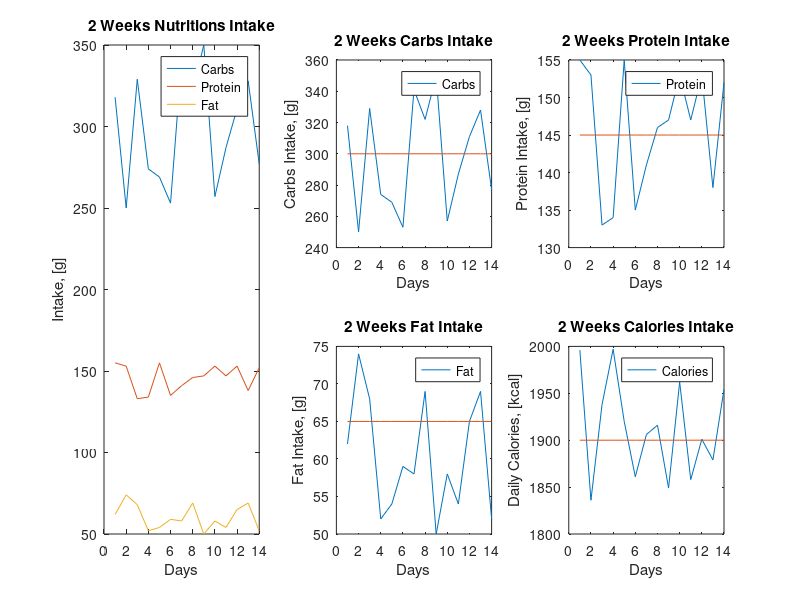

The MATLAB source for this figure: (Note: this script raises an error after producing the figure.)
clc, clear, close all

%% Initial data
% Data
days = 1:14;
nutrientsForTwoWeeks = [randi([250 350], size(days)); % Carbs
    randi([130 160], size(days));                     % Protein
    randi([50 80], size(days));                       % Fat
    randi([1800 2000], size(days))];                  % Calories

% Base Lines
carbsBaseLine = linspace(300, 300, length(days));
proteinBaseLine = linspace(145, 145, length(days));
fatBaseLine = linspace(65, 65, length(days));
caloriesBaseLine = linspace(1900, 1900, length(days));

%% All data in a single subplot
allAx = subplot(2, 3, [1 4]);
plot(days, nutrientsForTwoWeeks(1, :));

hold on
plot(days, nutrientsForTwoWeeks(2, :))
plot(days, nutrientsForTwoWeeks(3, :))
hold off

allXLabel = xlabel('Days');
allYLabel = ylabel('Intake, [g]');
allTitle = title('2 Weeks Nutritions Intake');
allLegend = legend({'Carbs', 'Protein', 'Fat'});

%% Carbs - Second Subplot
carbsAx = subplot(2, 3, 2);
plot(days, nutrientsForTwoWeeks(1, :))
hold on
plot(days, carbsBaseLine)
hold off

carbsXLabel = xlabel('Days');
carbsYLabel = ylabel('Carbs Intake, [g]');
carbsTitle = title('2 Weeks Carbs Intake');
carbsLegend = legend('Carbs');

%% Protein - Third Subplot
proteinAx = subplot(2, 3, 3);
plot(days, nutrientsForTwoWeeks(2, :))
hold on
plot(days, proteinBaseLine)
hold off

proteinXLabel = xlabel('Days');
proteinYLabel = ylabel('Protein Intake, [g]');
proteinTitle = title('2 Weeks Protein Intake');
proteinLegend = legend('Protein');

%% Fat - Fourth Subplot
fatAx = subplot(2, 3, 5);
plot(days, nutrientsForTwoWeeks(3, :))
hold on
plot(days, fatBaseLine)
hold off

fatXLabel = xlabel('Days');
fatYLabel = ylabel('Fat Intake, [g]');
fatTitle = title('2 Weeks Fat Intake');
fatLegend = legend('Fat');

%% Calories - Fifth Subplot
caloriesAx = subplot(2, 3, 6);
plot(days, nutrientsForTwoWeeks(4, :))
hold on
plot(days, caloriesBaseLine)
hold off


caloriesXLabel = xlabel('Days');
caloriesYLabel = ylabel('Daily Calories, [kcal]');
caloriesTitle = title('2 Weeks Calories Intake');
caloriesLegend = legend('Calories');

%% Properties of the Subplots
ax = [allAx, carbsAx, proteinAx, fatAx, caloriesAx];
axLines = [carbsAx.Children, proteinAx.Children, fatAx.Children, caloriesAx.Children];
baseLines = axLines(1, :);
dataLines = axLines(2, :);
legendsH = [allLegend, carbsLegend, proteinLegend, fatLegend, caloriesLegend];
labelsAndTitles = [allXLabel, allYLabel, allTitle, carbsXLabel, carbsYLabel, carbsTitle, ...
    proteinXLabel, proteinYLabel, proteinTitle, fatXLabel, fatYLabel, fatTitle, ...
    caloriesXLabel, caloriesYLabel, caloriesTitle];


% Properties for Axes
set(ax, 'Xlim', [0 15])
set(ax, 'XGrid', 'on', 'YGrid', 'on')
set(ax, 'XMinorGrid', 'on', 'YMinorGrid', 'on')

% Properties for Data Lines
set(dataLines, 'LineWidth', 2)

% Properties for Base Lines
set(baseLines, 'LineWidth', 2)

% Properties for Labels and Titles
set(labelsAndTitles, 'FontSize', 15)

% Properties for Legends
set(legendsH, 'FontSize', 15)










